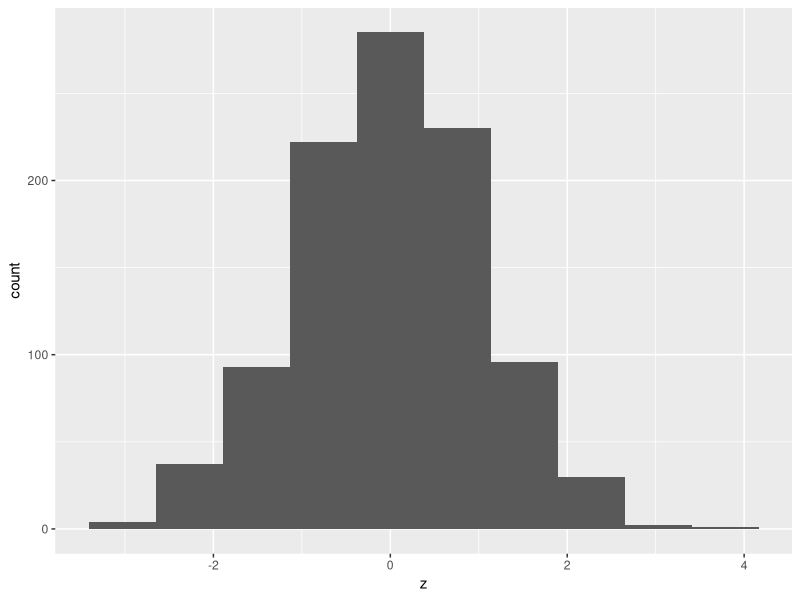

Source code (R):
## ---- chunk 1
library(tidyverse)
set.seed(1)
## ---- chunk 2
d=data.frame(z=rnorm(1000))
head(d)
d %>% ggplot(aes(x=z))+geom_histogram(bins=10)
